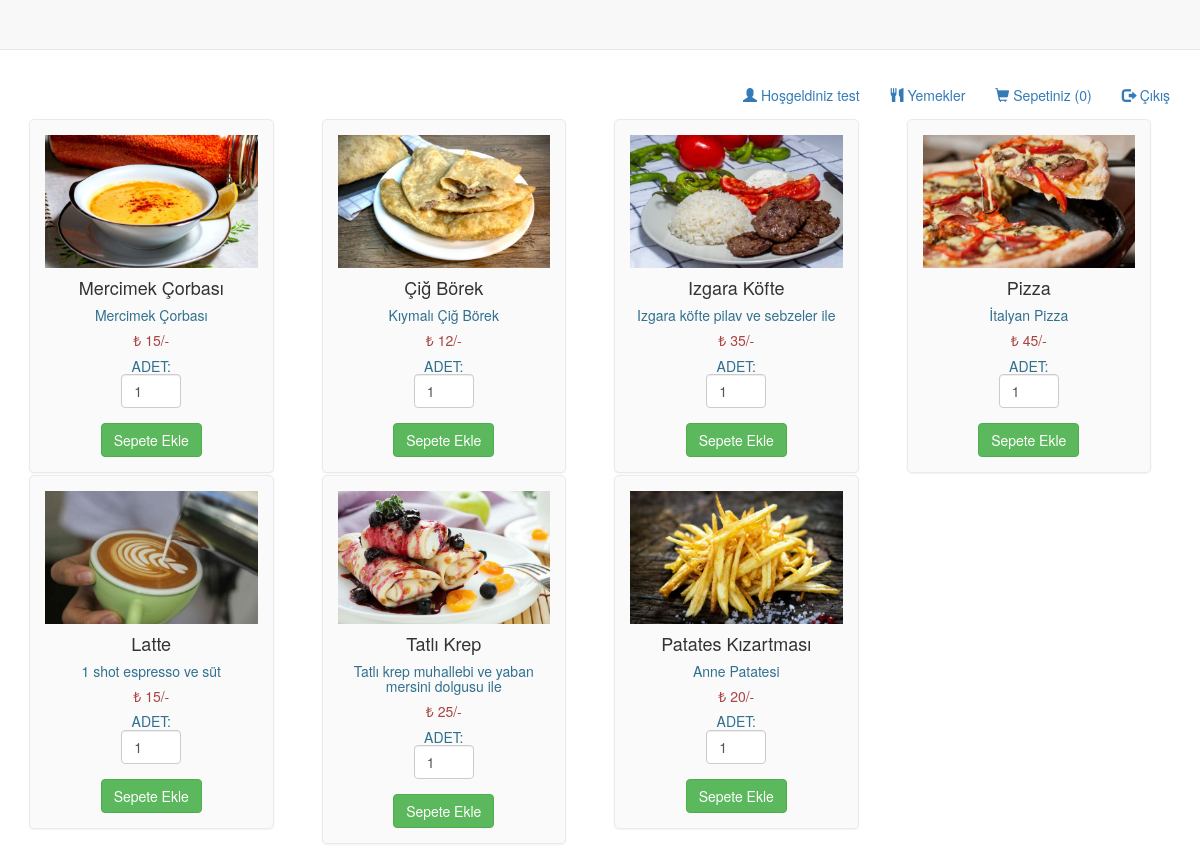
The page /index.php (signed in) on the database its author committed.
### tables this page shows
CREATE TABLE `food_items` (
  `id` int(30) NOT NULL,
  `name` varchar(30) NOT NULL,
  `price` int(30) NOT NULL,
  `description` varchar(200) NOT NULL,
  `images` varchar(200) NOT NULL,
  `status` varchar(10) NOT NULL DEFAULT 'ENABLE'
);

### class/Food.php (called while the page is built)
<?php
class Food {
	private $foodItemsTable = 'food_items';
	private $conn;
	public function __construct($db){
        $this->conn = $db;
    }
	public function itemsList(){
		$stmt = $this->conn->prepare("SELECT id, name, price, description, images, status FROM ".$this->foodItemsTable);
		$stmt->execute();
		$result = $stmt->get_result();
		return $result;
	}
}
?>

### index.php (the view, shortened to what this page needs)
<?php
include_once 'config/Database.php';
include_once 'class/Food.php';
$database = new Database();
$db = $database->getConnection();
$food = new Food($db);
include('inc/header.php');
?>
  <link rel="stylesheet" type = "text/css" href ="css/foods.css">
<?php include('inc/container.php');?>
<div class="content">
	<div class="container-fluid">
		<div class='row'>
        <?php include('top_menu.php'); ?>
		</div>
			<div class='row'>
			<?php
			$result = $food->itemsList();
			$count=0;
			while ($item = $result->fetch_assoc()) {
			if ($count == 0) {
				echo "<div class='row'>";
			}
			?>
				<div class="col-md-3">
					<form method="post" action="cart.php?action=add&id=<?php echo $item["id"]; ?>">
						<div class="mypanel" align="center";>
							<img src="images/<?php echo $item["images"]; ?>" class="img-responsive">
							<h4 class="text-dark"><?php echo $item["name"]; ?></h4>
							<h5 class="text-info"><?php echo $item["description"]; ?></h5>
							<h5 class="text-danger">₺ <?php echo $item["price"]; ?>/-</h5>
							<h5 class="text-info">ADET: <input type="number" min="1" max="25" name="quantity" class="form-control" value="1" style="width: 60px;"> </h5>
							<input type="submit" name="add" style="margin-top:5px;" class="btn btn-success" value="Sepete Ekle">
						</div>
					</form>
				</div>
			<?php
			$count++;
			if($count==4)
			{
			  echo "</div>";
			  $count=0;
			}
			}
			?>
			</div>
    </div>
<?php include('inc/footer.php');?>

### inc/header.php (shortened to what this page needs)
<!DOCTYPE html><html><head><link rel="stylesheet" href="https://maxcdn.bootstrapcdn.com/bootstrap/3.3.5/css/bootstrap.min.css">

### inc/container.php (shortened to what this page needs)
</head>
<body class="">
<div role="navigation" class="navbar navbar-default navbar-static-top">
    </div>
	<div class="container" style="min-height:500px;">

### top_menu.php
<?php
if (isset($_SESSION["name"])) {
  ?>
   <ul class="nav navbar-nav navbar-right">
	<li><a href="#"><span class="glyphicon glyphicon-user"></span> Hoşgeldiniz <?php echo $_SESSION["name"]; ?> </a></li>
	<li class="active" ><a href="index.php"><span class="glyphicon glyphicon-cutlery"></span> Yemekler </a></li>
	<li><a href="cart.php"><span class="glyphicon glyphicon-shopping-cart"></span> Sepetiniz  (<?php
	  if(isset($_SESSION["cart"])){
	  $count = count($_SESSION["cart"]);
	  echo "$count";
		}
	  else
		echo "0";
	  ?>) </a></li>
	<li><a href="logout.php"><span class="glyphicon glyphicon-log-out"></span> Çıkış </a></li>
  </ul>
<?php
}
?>

### inc/footer.php (shortened to what this page needs)
</div>
</body>
</html>

### css/foods.css (style rules this page uses)
.mypanel { border: 1px solid #eaeaec; margin: -1px 19px 3px -1px; box-shadow: 0 1px 2px rgba(0,0,0,0.05); background-color: #FAFAFA; padding:15px; border-radius: 5px; }
input { border: 5px solid white; }

### rows shown on the page
food_items: images (picture), name "Mercimek Çorbası", description "Mercimek Çorbası", price "15"
food_items: images (picture), name "Çiğ Börek", description "Kıymalı Çiğ Börek", price "12"
food_items: images (picture), name "Izgara Köfte", description "Izgara köfte pilav ve sebzeler ile", price "35"
food_items: images (picture), name "Pizza", description "İtalyan Pizza", price "45"
food_items: images (picture), name "Latte", description "1 shot espresso ve süt", price "15"
food_items: images (picture), name "Tatlı Krep", description "Tatlı krep muhallebi ve yaban mersini dolgusu ile", price "25"
food_items: images (picture), name "Patates Kızartması", description "Anne Patatesi", price "20"

### other values the page prints
$_SESSION["name"] "test"
